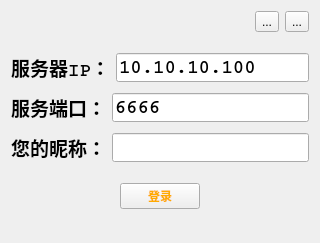
<?xml version="1.0" encoding="UTF-8"?>
<ui version="4.0">
 <class>Login</class>
 <widget class="QWidget" name="Login">
  <property name="geometry">
   <rect>
    <x>0</x>
    <y>0</y>
    <width>320</width>
    <height>243</height>
   </rect>
  </property>
  <property name="sizePolicy">
   <sizepolicy hsizetype="Fixed" vsizetype="Fixed">
    <horstretch>0</horstretch>
    <verstretch>0</verstretch>
   </sizepolicy>
  </property>
  <property name="minimumSize">
   <size>
    <width>320</width>
    <height>240</height>
   </size>
  </property>
  <property name="maximumSize">
   <size>
    <width>320</width>
    <height>243</height>
   </size>
  </property>
  <property name="windowTitle">
   <string>Form</string>
  </property>
  <property name="styleSheet">
   <string notr="true">.Login{	
background-color: rgb(170, 170, 127);
}</string>
  </property>
  <layout class="QGridLayout" name="gridLayout">
   <item row="0" column="0">
    <layout class="QVBoxLayout" name="verticalLayout">
     <item>
      <layout class="QHBoxLayout" name="horizontalLayout_4">
       <item>
        <widget class="QLabel" name="labelTip">
         <property name="styleSheet">
          <string notr="true">.QLabel{
	font-weight:bold;
	color: rgb(255, 0, 0);
}</string>
         </property>
         <property name="text">
          <string/>
         </property>
        </widget>
       </item>
       <item>
        <spacer name="horizontalSpacer">
         <property name="orientation">
          <enum>Qt::Horizontal</enum>
         </property>
         <property name="sizeHint" stdset="0">
          <size>
           <width>40</width>
           <height>20</height>
          </size>
         </property>
        </spacer>
       </item>
       <item>
        <layout class="QHBoxLayout" name="horizontalLayout_3">
         <item>
          <widget class="QToolButton" name="minButton">
           <property name="text">
            <string>...</string>
           </property>
          </widget>
         </item>
         <item>
          <widget class="QToolButton" name="closeButton">
           <property name="text">
            <string>...</string>
           </property>
          </widget>
         </item>
        </layout>
       </item>
      </layout>
     </item>
     <item>
      <spacer name="verticalSpacer_2">
       <property name="orientation">
        <enum>Qt::Vertical</enum>
       </property>
       <property name="sizeType">
        <enum>QSizePolicy::Fixed</enum>
       </property>
       <property name="sizeHint" stdset="0">
        <size>
         <width>20</width>
         <height>15</height>
        </size>
       </property>
      </spacer>
     </item>
     <item>
      <layout class="QHBoxLayout" name="horizontalLayout">
       <item>
        <widget class="QLabel" name="label">
         <property name="font">
          <font>
           <family>Courier</family>
           <pointsize>14</pointsize>
           <weight>75</weight>
           <bold>true</bold>
          </font>
         </property>
         <property name="text">
          <string>服务器IP：</string>
         </property>
        </widget>
       </item>
       <item>
        <widget class="QLineEdit" name="lineEditIP">
         <property name="sizePolicy">
          <sizepolicy hsizetype="Expanding" vsizetype="Fixed">
           <horstretch>0</horstretch>
           <verstretch>0</verstretch>
          </sizepolicy>
         </property>
         <property name="minimumSize">
          <size>
           <width>0</width>
           <height>25</height>
          </size>
         </property>
         <property name="font">
          <font>
           <family>Courier</family>
           <pointsize>14</pointsize>
           <weight>75</weight>
           <bold>true</bold>
          </font>
         </property>
         <property name="styleSheet">
          <string notr="true">.lineEditIP{
	color: rgb(255, 0, 0);
}</string>
         </property>
         <property name="text">
          <string>10.10.10.100</string>
         </property>
        </widget>
       </item>
      </layout>
     </item>
     <item>
      <spacer name="verticalSpacer_4">
       <property name="orientation">
        <enum>Qt::Vertical</enum>
       </property>
       <property name="sizeType">
        <enum>QSizePolicy::Fixed</enum>
       </property>
       <property name="sizeHint" stdset="0">
        <size>
         <width>20</width>
         <height>5</height>
        </size>
       </property>
      </spacer>
     </item>
     <item>
      <layout class="QHBoxLayout" name="horizontalLayout_6">
       <item>
        <widget class="QLabel" name="label_3">
         <property name="font">
          <font>
           <family>Courier</family>
           <pointsize>14</pointsize>
           <weight>75</weight>
           <bold>true</bold>
          </font>
         </property>
         <property name="text">
          <string>服务端口：</string>
         </property>
        </widget>
       </item>
       <item>
        <widget class="QLineEdit" name="lineEditPort">
         <property name="minimumSize">
          <size>
           <width>0</width>
           <height>25</height>
          </size>
         </property>
         <property name="font">
          <font>
           <family>Courier</family>
           <pointsize>14</pointsize>
           <weight>75</weight>
           <bold>true</bold>
          </font>
         </property>
         <property name="styleSheet">
          <string notr="true">.lineEidtNickName{
	color: rgb(0, 0, 255);
}</string>
         </property>
         <property name="text">
          <string>6666</string>
         </property>
        </widget>
       </item>
      </layout>
     </item>
     <item>
      <spacer name="verticalSpacer_5">
       <property name="orientation">
        <enum>Qt::Vertical</enum>
       </property>
       <property name="sizeType">
        <enum>QSizePolicy::Fixed</enum>
       </property>
       <property name="sizeHint" stdset="0">
        <size>
         <width>20</width>
         <height>5</height>
        </size>
       </property>
      </spacer>
     </item>
     <item>
      <layout class="QHBoxLayout" name="horizontalLayout_2">
       <item>
        <widget class="QLabel" name="label_2">
         <property name="font">
          <font>
           <family>Courier</family>
           <pointsize>14</pointsize>
           <weight>75</weight>
           <bold>true</bold>
          </font>
         </property>
         <property name="text">
          <string>您的昵称：</string>
         </property>
        </widget>
       </item>
       <item>
        <widget class="QLineEdit" name="lineEditNickName">
         <property name="minimumSize">
          <size>
           <width>0</width>
           <height>25</height>
          </size>
         </property>
         <property name="font">
          <font>
           <family>Courier</family>
           <pointsize>14</pointsize>
           <weight>75</weight>
           <bold>true</bold>
          </font>
         </property>
         <property name="styleSheet">
          <string notr="true">.lineEidtNickName{
	color: rgb(0, 0, 255);
}</string>
         </property>
         <property name="text">
          <string/>
         </property>
        </widget>
       </item>
      </layout>
     </item>
     <item>
      <spacer name="verticalSpacer">
       <property name="orientation">
        <enum>Qt::Vertical</enum>
       </property>
       <property name="sizeType">
        <enum>QSizePolicy::Fixed</enum>
       </property>
       <property name="sizeHint" stdset="0">
        <size>
         <width>20</width>
         <height>15</height>
        </size>
       </property>
      </spacer>
     </item>
     <item>
      <layout class="QHBoxLayout" name="horizontalLayout_5">
       <item>
        <spacer name="horizontalSpacer_2">
         <property name="orientation">
          <enum>Qt::Horizontal</enum>
         </property>
         <property name="sizeHint" stdset="0">
          <size>
           <width>40</width>
           <height>20</height>
          </size>
         </property>
        </spacer>
       </item>
       <item>
        <widget class="QPushButton" name="pushButtonLogin">
         <property name="styleSheet">
          <string notr="true">.QPushButton{
	font: 75 12pt &quot;Aharoni&quot;;
	color: rgb(255, 170, 0);
	font-weight:bold;
}
.QPushButton::hover{
	color: rgb(85, 170, 0);
}</string>
         </property>
         <property name="text">
          <string>登录</string>
         </property>
        </widget>
       </item>
       <item>
        <spacer name="horizontalSpacer_3">
         <property name="orientation">
          <enum>Qt::Horizontal</enum>
         </property>
         <property name="sizeHint" stdset="0">
          <size>
           <width>40</width>
           <height>20</height>
          </size>
         </property>
        </spacer>
       </item>
      </layout>
     </item>
     <item>
      <spacer name="verticalSpacer_3">
       <property name="orientation">
        <enum>Qt::Vertical</enum>
       </property>
       <property name="sizeHint" stdset="0">
        <size>
         <width>20</width>
         <height>40</height>
        </size>
       </property>
      </spacer>
     </item>
    </layout>
   </item>
  </layout>
 </widget>
 <resources/>
 <connections/>
</ui>
